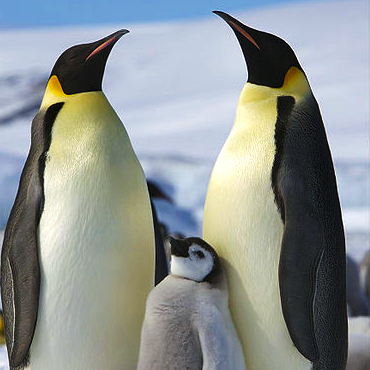
#> input picture content/data/penguins.png, 370 x 370 px
$ jupyter execute 'matrix_image_processing (1).ipynb'
#> lines starting #> are read from the running program, lines starting #| are printed output that depends on the picture
[cell 1]
import numpy as np
import matplotlib.pyplot as plt
import os
import matplotlib.image as mpimg

[cell 2]
# Create a demo image for exercises


def readDemoImage(filename="penguins.png"):
    """
    Load an image from the 'data' directory into a NumPy array.
    """
#> called with filename = 'penguins.png'
    filepath = os.path.join("..", "data", filename)

    # np.load is only for .npy/.npz, use mpimg for PNG/JPG
    if filename.endswith(".npy"):
        image = np.load(filepath)
    else:
        image = mpimg.imread(filepath)   # works with PNG/JPG
#> image is the input picture: shape (370, 370, 4) float32; mean R, G, B, A 0.551, 0.575, 0.57, 1

    return image

def createDemoImage():
    """Create a synthetic demo image with colored quadrants"""
    demo_image = np.zeros((100, 100, 3), dtype=np.uint8)
    demo_image[:50, :50, 0] = 255      # Red square (top-left)
    demo_image[50:, 50:, 1] = 255      # Green square (bottom-right)
    demo_image[:50, 50:, 2] = 255      # Blue square (top-right)
    demo_image[50:, :50] = [128, 128, 0]  # Yellow square (bottom-left)
    return demo_image

# Load the demo image
image = createDemoImage()
penguin_image = readDemoImage()
plt.figure(figsize=(6, 6))
plt.imshow(image)
plt.title("Demo Image for NumPy Exercises")
plt.axis('off')
plt.show()
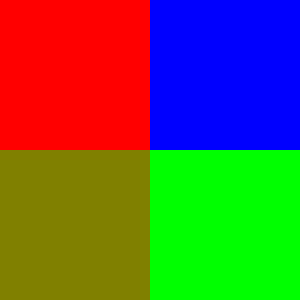
#> shown: shape (100, 100, 3) (shown 3 times larger); mean R, G, B 95.8, 95.8, 63.8


plt.figure(figsize=(6, 6))
plt.imshow(penguin_image)
plt.title("Demo Image for NumPy Exercises")
plt.axis('off')
plt.show()

[cell 3]
# Question 1: Image Loading and Properties

# Demo image creation function (you already have this in your environment)
image = createDemoImage()

# Print properties
print("Shape:", image.shape)                # tuple (height, width, channels) for an image
print("Data type:", image.dtype)            # correct attribute is dtype, not 'ty'
print("Total elements:", image.size)        # correct attribute is size, not 'el'

# Calculate memory usage
# Each element takes image.itemsize bytes
memory_usage = image.size * image.itemsize
print("Memory usage (bytes):", memory_usage)

# Display the image
plt.figure(figsize=(5, 5))
plt.imshow(image)
plt.axis("off")
plt.show()

[cell 4]
#import numpy as np
import matplotlib.pyplot as plt

# Demo helper (replace with your own image if needed)
def createDemoImage():
    # 256x256 gradient RGB image
    h, w = 256, 256
    x = np.linspace(0, 255, w, dtype=np.uint8)
    y = np.linspace(0, 255, h, dtype=np.uint8)
    xv, yv = np.meshgrid(x, y)
    img = np.stack([xv, yv, (xv + yv) // 2], axis=-1)  # RGB channels
    return img

# Starter code
image = createDemoImage()

# Extract each RGB channel separately
red_channel   = image[:, :, 0]
green_channel = image[:, :, 1]
blue_channel  = image[:, :, 2]

# Create a grayscale version by averaging all three channels
grayscale = image.mean(axis=2).astype(np.uint8)

# Display all channels side by side using subplots
plt.figure(figsize=(15, 3))

plt.subplot(1, 5, 1)
plt.imshow(image)
plt.title("Original Image")

plt.subplot(1, 5, 2)
plt.imshow(red_channel, cmap="Reds")
plt.title("Red Channel")

plt.subplot(1, 5, 3)
plt.imshow(green_channel, cmap="Greens")
plt.title("Green Channel")

plt.subplot(1, 5, 4)
plt.imshow(blue_channel, cmap="Blues")
plt.title("Blue Channel")

plt.subplot(1, 5, 5)
plt.imshow(grayscale, cmap="gray")
plt.title("Grayscale")

plt.tight_layout()
plt.show()
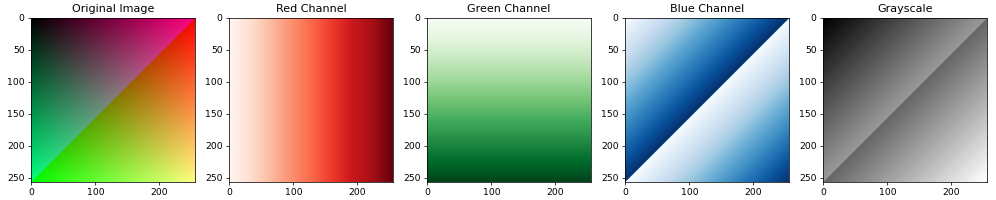
#> figure drawn by matplotlib, 5 panels


# Original Image

# Red channel in shades of red

# Green channel in shades of green

# Blue channel in shades of blue

# Grayscale by averaging R, G, B

[cell 5]
#Question 3: Basic Matrix Creation

# Set random seed for reproducibility
np.random.seed(42)


# Create a 4x4 identity matrix
identity_4x4 = np.eye(4)

# Create a 3x5 matrix filled with 10s (not ones!)
tens_matrix = np.full((3, 5), 10)

# Create a 2x4 matrix with random entries from uniform distribution [0,1)
uniform_matrix = np.random.rand(2, 4)

# Create a 3x3 matrix with random entries from normal distribution (mean=0, std=1)
normal_matrix = np.random.randn(3, 3)

# Create a 2x3 matrix using np.fromfunction() where each element equals i*j + 1
custom_matrix = np.fromfunction(lambda i, j: i + j + 1, (3, 4), dtype=int)


# Print results
print("4x4 Identity Matrix:\n", identity_4x4, "\n")
print("3x5 Tens Matrix:\n", tens_matrix, "\n")
print("2x4 Uniform Random Matrix:\n", uniform_matrix, "\n")
print("3x3 Normal Random Matrix:\n", normal_matrix, "\n")
print("2x3 Custom Matrix (i*j+1):\n", custom_matrix)

[cell 6]
# Question 4: Elementwise Operations

# Given arrays
A = np.array([[1, 2, 3], [4, 5, 6]])
B = np.array([[2, 1, 4], [3, 2, 1]])

print("Array A:\n", A)
print("Array B:\n", B)

# Perform elementwise addition, subtraction, and multiplication
addition = A + B
subtraction = A - B
multiplication = A * B

# Apply np.sin() and np.exp() to array A
sin_A = np.sin(A)
exp_A = np.exp(A)

# Print results
print("A + B:\n", addition)
print("A - B:\n", subtraction)
print("A * B:\n", multiplication)
print("sin(A):\n", sin_A)
print("exp(A):\n", exp_A)

[cell 7]
# Question 5: Advanced Slicing

import numpy as np

# Given matrix
matrix = np.arange(64).reshape(8, 8)
print("Original matrix:\n", matrix)

# Extract the main diagonal
main_diagonal = np.diag(matrix)

# Extract the anti-diagonal
anti_diagonal = np.fliplr(matrix).diagonal()

# Create a border effect by setting the outer rows/columns to 255
bordered = matrix.copy()
bordered[0, :] = 255        # top row
bordered[-1, :] = 255       # bottom row
bordered[:, 0] = 255        # left column
bordered[:, -1] = 255       # right column

print("Main diagonal:", main_diagonal)
print("Anti-diagonal:", anti_diagonal)
print("Bordered matrix:\n", bordered)

[cell 8]
#  Question 6: Image Cropping and Slicing

import numpy as np
import matplotlib.pyplot as plt

# Demo helper (replace with your own image if needed)
def create_demo_image():
    # 256x256 gradient RGB image
    h, w = 256, 256
    x = np.linspace(0, 255, w, dtype=np.uint8)
    y = np.linspace(0, 255, h, dtype=np.uint8)
    xv, yv = np.meshgrid(x, y)
    img = np.stack([xv, yv, (xv + yv) // 2], axis=-1)  # RGB channels
    return img

# Starter code
image = create_demo_image()

# Crop to get the center quarter of the image
height, width = image.shape[:2]
center_crop = image[height//4: 3*height//4, width//4: 3*width//4]

# Extract every other pixel (striding) to resize to half
half_size = image[::2, ::2]

# Create a checkerboard pattern by setting alternate pixels to 0
checkerboard = image.copy()
checkerboard[::2, ::2] = 0
checkerboard[1::2, 1::2] = 0

# Display results
plt.figure(figsize=(12, 4))
plt.subplot(1, 3, 1)
plt.imshow(center_crop)
plt.title("Center Quarter")

plt.subplot(1, 3, 2)
plt.imshow(half_size)
plt.title("Half Size")

plt.subplot(1, 3, 3)
plt.imshow(checkerboard)
plt.title("Checkerboard")

plt.tight_layout()
plt.show()
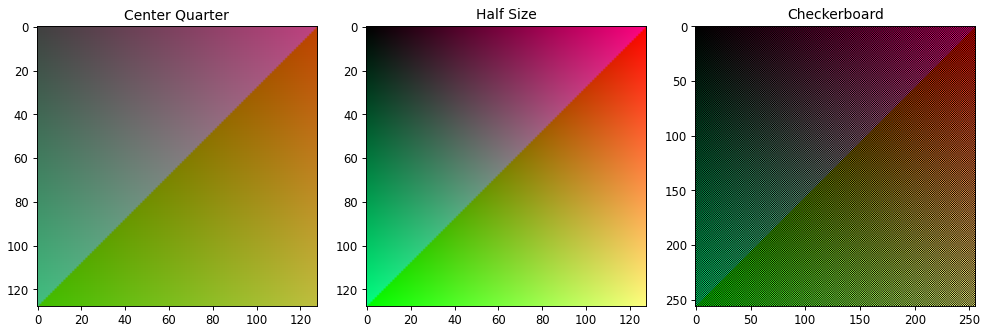
#> figure drawn by matplotlib, 3 panels


# What this does:

# center_crop → takes the middle quarter of the image.

# half_size → downsamples by striding (every other pixel).

# checkerboard → sets alternating pixels (like a chessboard) to black.

[cell 9]
import numpy as np
import matplotlib.pyplot as plt

# Demo helper (replace with your own image if needed)
def create_demo_image():
    # 256x256 gradient RGB image
    h, w = 256, 256
    x = np.linspace(0, 255, w, dtype=np.uint8)
    y = np.linspace(0, 255, h, dtype=np.uint8)
    xv, yv = np.meshgrid(x, y)
    img = np.stack([xv, yv, (xv + yv) // 2], axis=-1)  # RGB channels
    return img

# Starter code
image = create_demo_image()

# Crop to get the center quarter of the image
height, width = image.shape[:2]
center_crop = image[height//4: 3*height//4, width//4: 3*width//4]

# Extract every other pixel (striding) to resize to half
half_size = image[::2, ::2]

# Checkerboard effect — per pixel (sets full pixel to black)
checkerboard_pixel = image.copy()
checkerboard_pixel[::2, ::2] = 0
checkerboard_pixel[1::2, 1::2] = 0

# Checkerboard effect — per channel (mask applied independently to R,G,B)
checkerboard_channel = image.copy()
rows, cols = np.indices((height, width))
mask = (rows + cols) % 2 == 0   # True/False checkerboard mask
checkerboard_channel[mask, 0] = 0   # Zero out red channel on mask positions
checkerboard_channel[~mask, 1] = 0  # Zero out green channel on inverse mask
# Blue channel alternates naturally (kept untouched or you can mask it too)

# Display results
plt.figure(figsize=(12, 6))

plt.subplot(1, 3, 1)
plt.imshow(center_crop)
plt.title("Center Quarter")

plt.subplot(1, 3, 2)
plt.imshow(half_size)
plt.title("Half Size")

plt.subplot(1, 3, 3)
plt.imshow(checkerboard_channel)
plt.title("Checkerboard (Per Channel)")

plt.tight_layout()
plt.show()
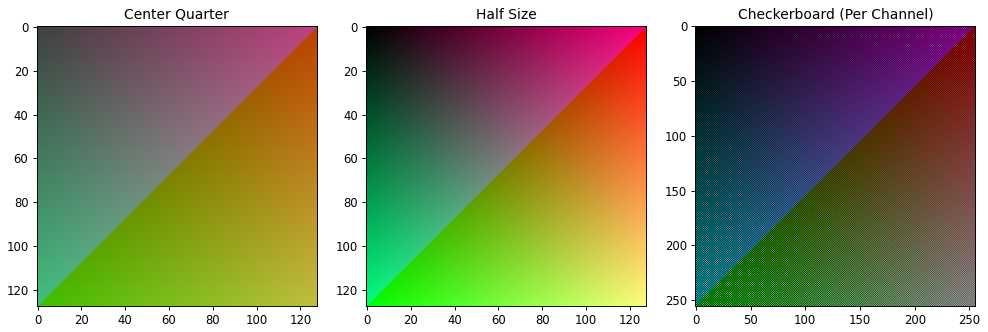
#> figure drawn by matplotlib, 3 panels

[cell 10]
# Question 7: Image Histogram Analysis

import numpy as np
import matplotlib.pyplot as plt

# Demo helper (replace with your own image if needed)
def create_demo_image():
    # 256x256 gradient RGB image
    h, w = 256, 256
    x = np.linspace(0, 255, w, dtype=np.uint8)
    y = np.linspace(0, 255, h, dtype=np.uint8)
    xv, yv = np.meshgrid(x, y)
    img = np.stack([xv, yv, (xv + yv) // 2], axis=-1)  # RGB channels
    return img

# Starter code
image = create_demo_image()

# Create histograms for each RGB channel
red_hist   = np.histogram(image[:, :, 0], bins=256, range=(0, 255))[0]
green_hist = np.histogram(image[:, :, 1], bins=256, range=(0, 255))[0]
blue_hist  = np.histogram(image[:, :, 2], bins=256, range=(0, 255))[0]

# Find the mean and standard deviation of each channel
red_mean, red_std     = image[:, :, 0].mean(), image[:, :, 0].std()
green_mean, green_std = image[:, :, 1].mean(), image[:, :, 1].std()
blue_mean, blue_std   = image[:, :, 2].mean(), image[:, :, 2].std()

# Plot histograms
plt.figure(figsize=(15, 4))

plt.subplot(1, 3, 1)
plt.hist(image[:, :, 0].ravel(), bins=256, range=(0, 255), color="red", alpha=0.7)
plt.title("Red Channel Histogram")

plt.subplot(1, 3, 2)
plt.hist(image[:, :, 1].ravel(), bins=256, range=(0, 255), color="green", alpha=0.7)
plt.title("Green Channel Histogram")

plt.subplot(1, 3, 3)
plt.hist(image[:, :, 2].ravel(), bins=256, range=(0, 255), color="blue", alpha=0.7)
plt.title("Blue Channel Histogram")

plt.tight_layout()
plt.show()
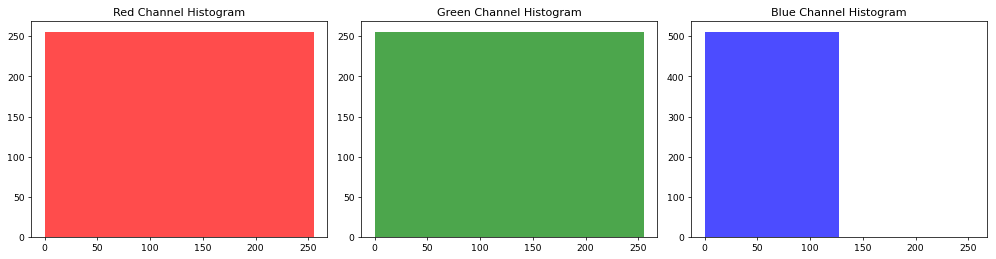
#> figure drawn by matplotlib, 3 panels

print(f"Red   - Mean: {red_mean:.2f}, Std: {red_std:.2f}")
print(f"Green - Mean: {green_mean:.2f}, Std: {green_std:.2f}")
print(f"Blue  - Mean: {blue_mean:.2f}, Std: {blue_std:.2f}")


# Computes histograms of pixel intensities (0–255) for each channel.

# Computes mean and standard deviation per channel.

# Plots histograms side by side in red, green, and blue.

# Prints summary stats.

[cell 11]
# Question 9: Matrix Decomposition


import numpy as np

# Given symmetric matrix
S = np.array([[4, 2, 1],
              [2, 3, 0],
              [1, 0, 2]])

print("Matrix S:\n", S)

# Compute the determinant and inverse
det_S = np.linalg.det(S)
inv_S = np.linalg.inv(S)

# Perform SVD decomposition
U, sigma, Vt = np.linalg.svd(S)

# Calculate the Frobenius norm
frobenius_norm = np.linalg.norm(S, 'fro')

print("Determinant:", det_S)
print("Inverse:\n", inv_S)
print("SVD - U shape:", U.shape, "sigma shape:", sigma.shape, "Vt shape:", Vt.shape)
print("Frobenius norm:", frobenius_norm)

[cell 12]
# Question 10: Least Squares Fitting


# Create synthetic data
x = np.linspace(0, 10, 50)
true_slope = 2
true_intercept = 1
noise = np.random.normal(0, 0.5, 50)
y = true_slope * x + true_intercept + noise

# Use np.linalg.lstsq() to fit a line
# Set up the matrix equation: y = A @ coeffs where A = [x, ones], coeffs = [slope, intercept]
A = np.vstack([x, np.ones_like(x)]).T
result = np.linalg.lstsq(A, y, rcond=None)
coefficients = result[0]

fitted_slope = coefficients[0]
fitted_intercept = coefficients[1]

# Plot the original data and fitted line
plt.figure(figsize=(8, 6))
plt.scatter(x, y, alpha=0.6, label="Data with noise")
plt.plot(x, fitted_slope * x + fitted_intercept, color="red", label="Fitted line")

plt.xlabel("x")
plt.ylabel("y")
plt.legend()
plt.title(f"Least Squares Fit: y = {fitted_slope:.2f}x + {fitted_intercept:.2f}")
plt.show()
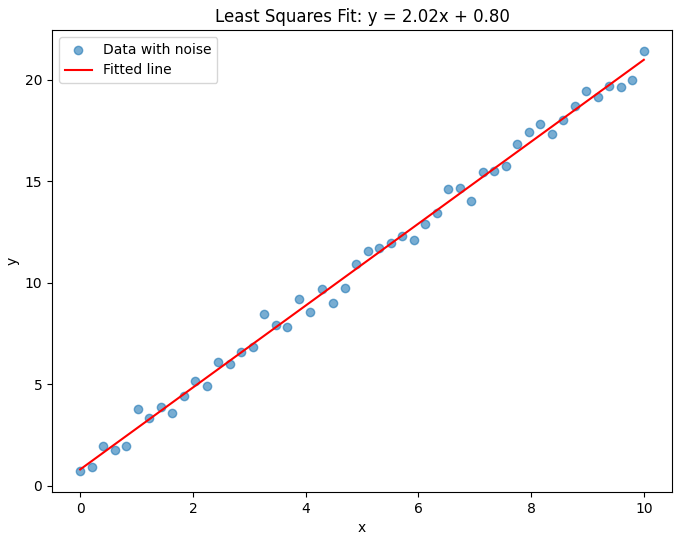
#> figure drawn by matplotlib, 1 panel; curve peaks at x = 10, y = 20.97

print(f"True: slope={true_slope}, intercept={true_intercept}")
print(f"Fitted: slope={fitted_slope:.3f}, intercept={fitted_intercept:.3f}")


# A is the design matrix: each row is [x_i, 1].

# np.linalg.lstsq(A, y) solves for the best-fit coefficients [slope, intercept].

# We then plot both noisy data and the fitted line.
